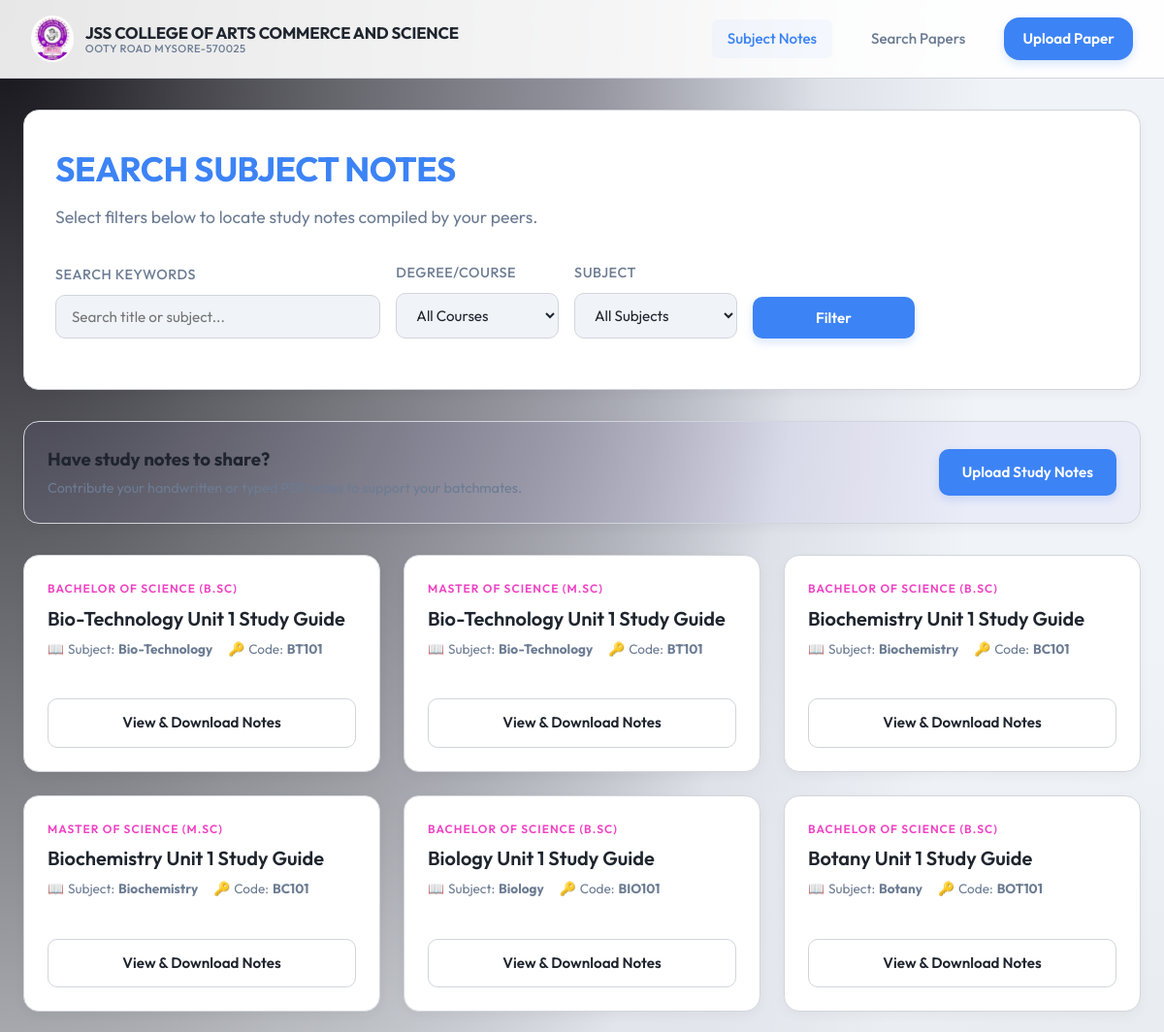
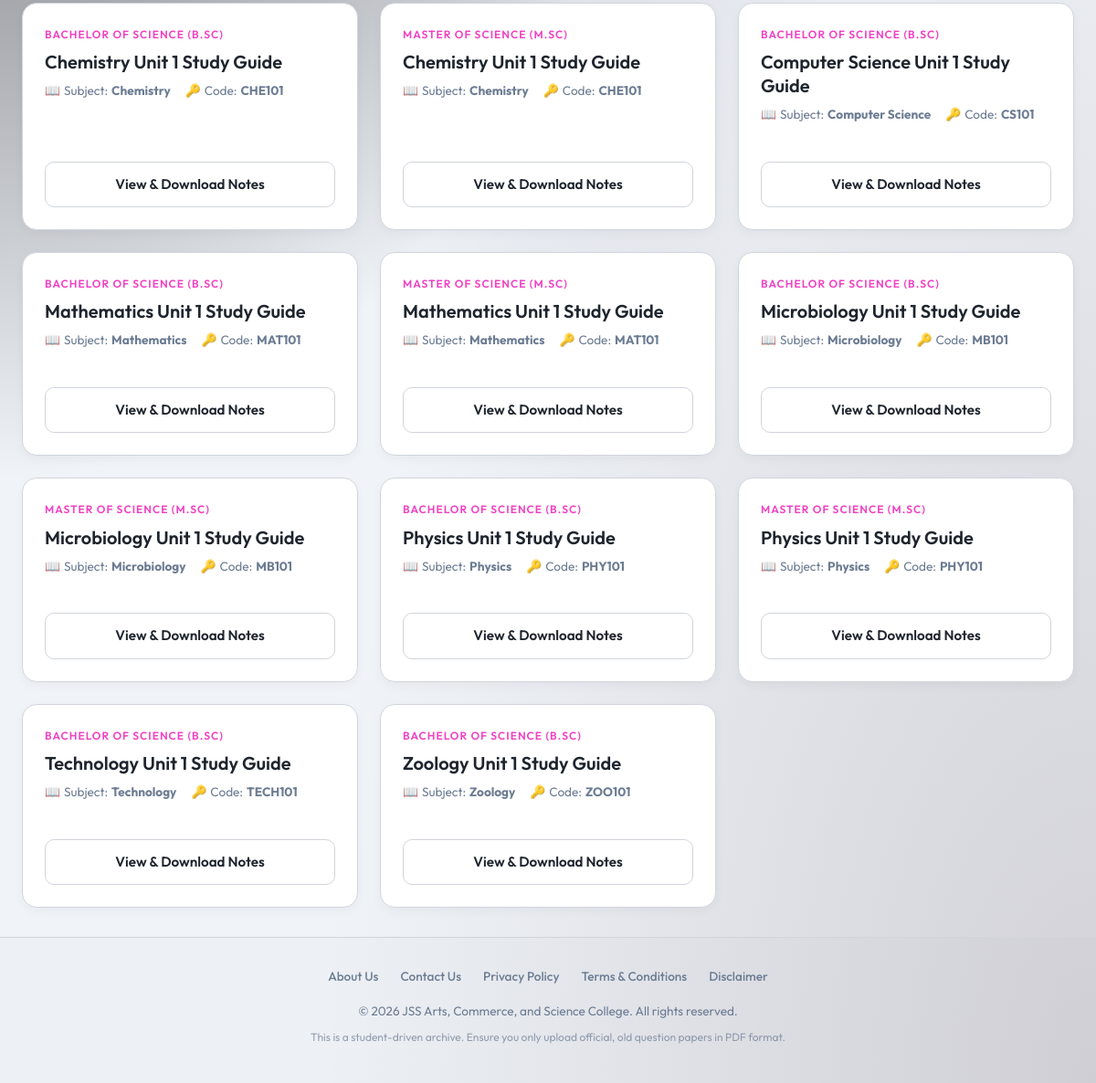
The app's page /notes/ with its own data (2 pictures, top to bottom).
### papers/models.py (models this page shows, shortened)
class SubjectNote(models.Model):
    title = models.CharField(max_length=200, help_text="e.g. Calculus Unit 1, Organic Chemistry notes")
    course = models.CharField(max_length=20, choices=QuestionPaper.COURSE_CHOICES, help_text="Select the course")
    subject = models.ForeignKey(Subject, on_delete=models.CASCADE, related_name='notes', help_text="Select the subject")
    file = models.FileField(
        upload_to=subject_note_upload_path,
        validators=[validate_pdf_file],
        help_text="Upload notes in PDF format (max 10MB)"
    )
    uploaded_at = models.DateTimeField(auto_now_add=True)
    is_approved = models.BooleanField(
        default=False,
        help_text="Designates whether this note is approved to display on the public listing."
    )
    class Meta:
        ordering = ['subject', 'title']

class Subject(models.Model):
    name = models.CharField(max_length=200, unique=True, help_text="e.g. Software Engineering, Financial Accounting")
    code = models.CharField(max_length=20, unique=True, blank=True, null=True, help_text="e.g. CS501 (Optional)")
    class Meta:
        ordering = ['name']

### papers/views.py (the view)
# urls.py: path('notes/', views.notes_list, name='notes_list'),
def notes_list(request):
    notes = SubjectNote.objects.filter(is_approved=True)
    q = request.GET.get('q', '').strip()
    course = request.GET.get('course', '').strip()
    subject_id = request.GET.get('subject', '').strip()
    if q:
        notes = notes.filter(
            Q(title__icontains=q) |
            Q(subject__name__icontains=q) |
            Q(subject__code__icontains=q)
        )
    if course:
        notes = notes.filter(course=course)
    if subject_id:
        notes = notes.filter(subject_id=subject_id)
    subjects = Subject.objects.all()
    context = {
        'notes': notes,
        'subjects': subjects,
        'courses': QuestionPaper.COURSE_CHOICES,
        'selected_q': q,
        'selected_course': course,
        'selected_subject': int(subject_id) if subject_id.isdigit() else '',
    }
    return render(request, 'papers/notes_list.html', context)

### templates/papers/notes_list.html (shortened to what this page needs)
{% extends 'base.html' %}
{% block content %}
<div class="card" id="notes-filters-card">
    <h1 class="page-title">SEARCH SUBJECT NOTES</h1>
    <p class="page-subtitle">Select filters below to locate study notes compiled by your peers.</p>
    <form method="GET" action="{% url 'notes_list' %}" class="filter-form" id="notes-filter-form">
        <div class="filter-form-row">
            <div class="form-group">
                <label for="id_q" class="form-label">Search Keywords</label>
                <input type="text" name="q" id="id_q" class="form-control" placeholder="Search title or subject..." value="{{ selected_q }}">
            </div>
            <div class="form-group">
                <label for="id_course" class="form-label">Degree/Course</label>
                <select name="course" id="id_course" class="form-select">
                    <option value="">All Courses</option>
                </select>
            </div>
            <div class="form-group">
                <label for="id_subject" class="form-label">Subject</label>
                <select name="subject" id="id_subject" class="form-select">
                    <option value="">All Subjects</option>
                </select>
            </div>
            <div class="form-group">
                <button type="submit" class="btn btn-primary btn-search" id="notes-filter-submit-btn">Filter</button>
            </div>
        </div>
    </form>
</div>
<div class="card" style="padding: 1.5rem; display: flex; justify-content: space-between; align-items: center; background: rgba(100, 50, 255, 0.04); margin-bottom: 2rem;" id="upload-notes-cta-banner">
    <div>
        <h3 style="margin-bottom: 0.25rem;">Have study notes to share?</h3>
        <p style="font-size: 0.9rem; color: var(--text-muted);">Contribute your handwritten or typed PDF notes to support your batchmates.</p>
    </div>
    <div style="max-width: 200px;">
        <a href="{% url 'notes_upload' %}" class="btn btn-primary" id="notes-upload-link-btn">Upload Study Notes</a>
    </div>
</div>
<div class="papers-grid" id="notes-results-grid">
    {% for note in notes %}
        <article class="paper-card" id="note-element-{{ note.id }}">
            <div>
                <header>
                    <div class="paper-meta">{{ note.get_course_display }}</div>
                    <h3 class="paper-subject">{{ note.title }}</h3>
                </header>
                <div class="paper-info-row" style="margin-top: 0.5rem;">
                    <div class="paper-info-item">
                        <span>📖</span> Subject: <strong>{{ note.subject.name }}</strong>
                    </div>
                    {% if note.subject.code %}
                        <div class="paper-info-item">
                            <span>🔑</span> Code: <strong>{{ note.subject.code }}</strong>
                        </div>
                    {% endif %}
                </div>
            </div>
            <div style="margin-top: 1.25rem;">
                <a href="{% url 'notes_detail' note.id %}" class="btn btn-outline" id="note-view-btn-{{ note.id }}">
                    View &amp; Download Notes
                </a>
            </div>
        </article>
    {% endfor %}
</div>
{% endblock %}

### templates/base.html (shortened to what this page needs)
{% load static %}
<!DOCTYPE html>
<html lang="en">
<head>
    <link rel="stylesheet" href="{% static 'css/styles.css' %}?v=1.0.3">
</head>
<body>
    <header class="navbar" role="banner">
        <div class="navbar-container">
            <a href="{% url 'paper_list' %}" class="brand" id="nav-logo-link" aria-label="JSS College Archive Home">
                <img src="{% static 'images/jss_logo.jpg' %}" alt="JSS College Emblem" class="brand-logo">
                <div class="brand-text">
                    <span class="brand-main">JSS COLLEGE OF ARTS COMMERCE AND SCIENCE</span>
                    <span class="brand-sub">OOTY ROAD MYSORE-570025</span>
                </div>
            </a>
            <nav class="nav-links" role="navigation" aria-label="Main Navigation">
                <a href="{% url 'notes_list' %}" class="nav-link {% if request.resolver_match.url_name == 'notes_list' %}active{% endif %}" id="nav-notes-btn">Subject Notes</a>
                <a href="{% url 'paper_list' %}" class="nav-link {% if request.resolver_match.url_name == 'paper_list' %}active{% endif %}" id="nav-search-btn">Search Papers</a>
                <a href="{% url 'paper_upload' %}" class="nav-link btn-upload-nav {% if request.resolver_match.url_name == 'paper_upload' %}active{% endif %}" id="nav-upload-btn">Upload Paper</a>
            </nav>
        </div>
    </header>
    <main class="main-content" id="main-content-area" role="main">
        {% block content %}
        {% endblock %}
    </main>
    <footer class="footer" role="contentinfo">
        <div class="container">
            <div class="footer-links" style="margin-bottom: 1rem; display: flex; justify-content: center; gap: 1.5rem; flex-wrap: wrap;">
                <a href="{% url 'about' %}" class="footer-link">About Us</a>
                <a href="{% url 'contact_us' %}" class="footer-link">Contact Us</a>
                <a href="{% url 'privacy_policy' %}" class="footer-link">Privacy Policy</a>
                <a href="{% url 'terms_conditions' %}" class="footer-link">Terms & Conditions</a>
                <a href="{% url 'disclaimer' %}" class="footer-link">Disclaimer</a>
            </div>
            <p>&copy; {% now "Y" %} JSS Arts, Commerce, and Science College. All rights reserved.</p>
            <p style="font-size: 0.75rem; opacity: 0.7; margin-top: 0.5rem;">This is a student-driven archive. Ensure you only upload official, old question papers in PDF format.</p>
        </div>
    </footer>
</body>
</html>

### records on screen
SubjectNote: course "BACHELOR OF SCIENCE (B.SC)", title "Bio-Technology Unit 1 Study Guide", subject.name "Bio-Technology", subject.code "BT101"
SubjectNote: course "MASTER OF SCIENCE (M.SC)", title "Bio-Technology Unit 1 Study Guide", subject.name "Bio-Technology", subject.code "BT101"
SubjectNote: course "BACHELOR OF SCIENCE (B.SC)", title "Biochemistry Unit 1 Study Guide", subject.name "Biochemistry", subject.code "BC101"
SubjectNote: course "MASTER OF SCIENCE (M.SC)", title "Biochemistry Unit 1 Study Guide", subject.name "Biochemistry", subject.code "BC101"
SubjectNote: course "BACHELOR OF SCIENCE (B.SC)", title "Biology Unit 1 Study Guide", subject.name "Biology", subject.code "BIO101"
SubjectNote: course "BACHELOR OF SCIENCE (B.SC)", title "Botany Unit 1 Study Guide", subject.name "Botany", subject.code "BOT101"
SubjectNote: course "BACHELOR OF SCIENCE (B.SC)", title "Chemistry Unit 1 Study Guide", subject.name "Chemistry", subject.code "CHE101"
SubjectNote: course "MASTER OF SCIENCE (M.SC)", title "Chemistry Unit 1 Study Guide", subject.name "Chemistry", subject.code "CHE101"
SubjectNote: course "BACHELOR OF SCIENCE (B.SC)", title "Computer Science Unit 1 Study Guide", subject.name "Computer Science", subject.code "CS101"
SubjectNote: course "BACHELOR OF SCIENCE (B.SC)", title "Mathematics Unit 1 Study Guide", subject.name "Mathematics", subject.code "MAT101"
SubjectNote: course "MASTER OF SCIENCE (M.SC)", title "Mathematics Unit 1 Study Guide", subject.name "Mathematics", subject.code "MAT101"
SubjectNote: course "BACHELOR OF SCIENCE (B.SC)", title "Microbiology Unit 1 Study Guide", subject.name "Microbiology", subject.code "MB101"
SubjectNote: course "MASTER OF SCIENCE (M.SC)", title "Microbiology Unit 1 Study Guide", subject.name "Microbiology", subject.code "MB101"
SubjectNote: course "BACHELOR OF SCIENCE (B.SC)", title "Physics Unit 1 Study Guide", subject.name "Physics", subject.code "PHY101"
SubjectNote: course "MASTER OF SCIENCE (M.SC)", title "Physics Unit 1 Study Guide", subject.name "Physics", subject.code "PHY101"
SubjectNote: course "BACHELOR OF SCIENCE (B.SC)", title "Technology Unit 1 Study Guide", subject.name "Technology", subject.code "TECH101"
SubjectNote: course "BACHELOR OF SCIENCE (B.SC)", title "Zoology Unit 1 Study Guide", subject.name "Zoology", subject.code "ZOO101"
